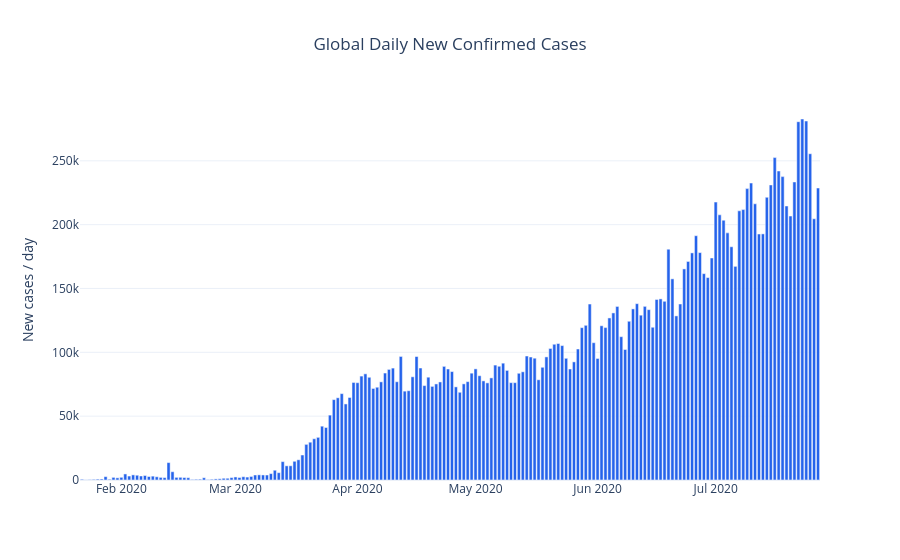

The cell this chart's notebook holds for it:
### Code cell
fig = go.Figure(go.Bar(x=g.index, y=g['New_Confirmed'], marker_color='#2563eb'))
fig.update_layout(title='Global Daily New Confirmed Cases', yaxis_title='New cases / day', title_x=0.5)
fig

### Figure 1 — Plotly figure (JSON) as saved in the notebook; plotly's stock layout.template omitted (floating-point values rounded to 4 significant figures; data arrays with more than 128 entries replaced by an {"elided": "..."} marker saying what was removed)
{"data": [{"marker": {"color": "#2563eb"}, "type": "bar", "x": {"elided": "188 str values"}, "y": {"elided": "188 float values"}}], "layout": {"title": {"text": "Global Daily New Confirmed Cases", "x": 0.5}, "yaxis": {"title": {"text": "New cases / day"}}}}
